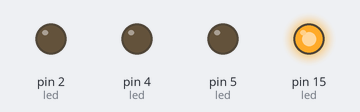
Recording of a sketch running on a simulated Arduino Uno, built with avr-gcc and run on an emulated ATmega328P. Shown: output pins drawn as LEDs (lit = HIGH).

Above: at 0.1 s.
At 2.5 s:
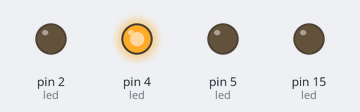
At 3.7 s:
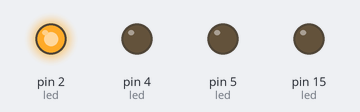
At 5.7 s:
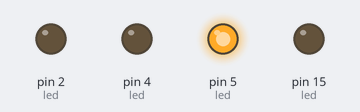
At 7.5 s:
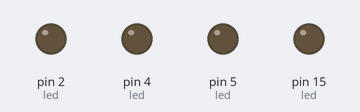
Timing chart, 0 to 7.8 s (numbered marks = the images above):
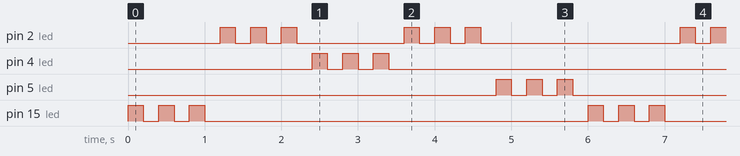

The sketch:

blinkLed_array.ino
```cpp
const int ledM = 15, ledB = 2, ledK = 4, ledH = 5;
const int led[5] = {ledM,ledB,ledK,ledB,ledH};
bool ledState = LOW;

void setup() {
  for(int i=0;i<5;i++) {
    pinMode(led[i], OUTPUT);
  }
}

void loop() {
  for(int i=0;i<5;i++) {
    for(int j=0;j<6;j++) {
      ledState = !ledState;
      digitalWrite(led[i], ledState);
      delay(200);
    }
  }
}
```

Measured:
- by itself, pin 4 (led), pin 5 (led), pin 15 (led): repeats every 6.0 s: 2 × (LOW 0.20 s, HIGH 0.20 s), LOW 5.0 s, HIGH 0.20 s
- by itself, pin 2 (led): repeats every 6.0 s: 2 × (LOW 0.20 s, HIGH 0.20 s), LOW 1.4 s, 2 × (HIGH 0.20 s, LOW 0.20 s), HIGH 0.20 s, LOW 2.6 s, HIGH 0.20 s
- by itself, everything shown: repeats every 6.0 s, in 30 steps
